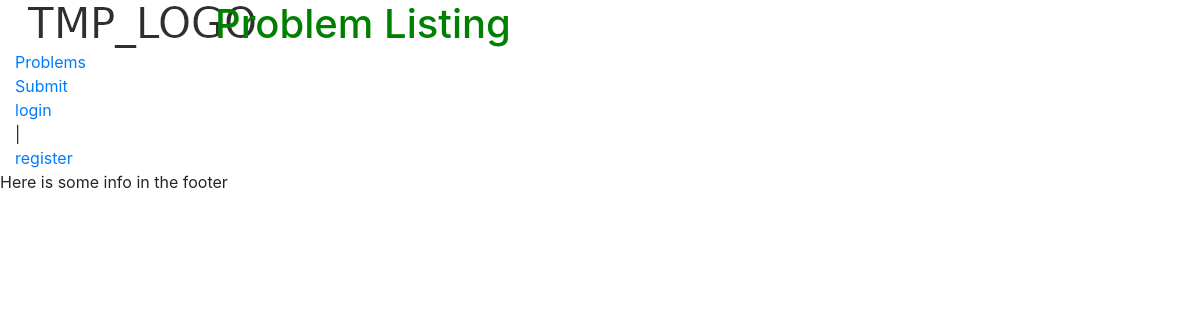
The app's page /submission/, older data.
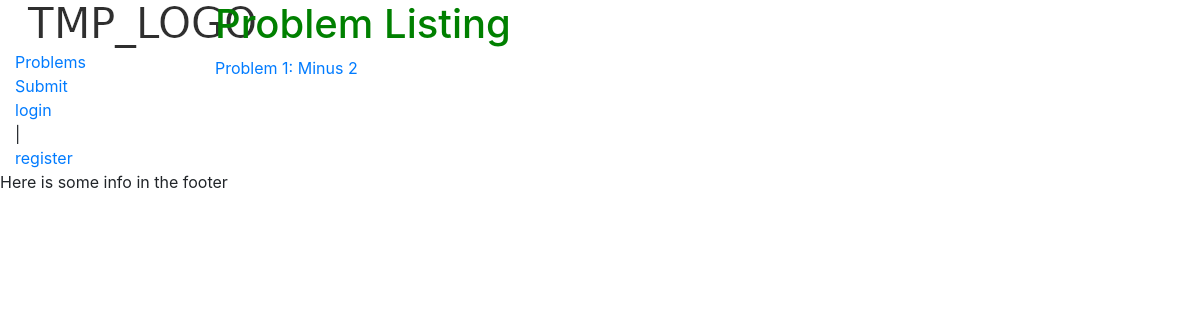
The same page, newer data.
### problem/models.py (models this page shows, shortened)
class ProblemModel(models.Model):
    name = models.CharField(max_length=100)
    authors = models.ManyToManyField(get_user_model())
    creation_time = models.DateTimeField(auto_now_add=True)
    problem_statement = models.TextField()
    def __str__(self):
        return self.name
    def submission_url(self):
        return reverse('submission:submission_view', args=[str(self.id)])

### submission/views.py (the view)
# urls.py: path('', views.problem_submission_index, name='submission_index')
def problem_submission_index(request):
    problems = ProblemModel.objects.all()
    if(len(problems) > 100):
        problems = problems[:100]
    context = {
        'problems' : problems
    }
    return render(request, 'submission/submission_index.html', context)

### submission/templates/submission/submission_index.html
{% extends 'base.html' %}
{% block content %}
<h1> Problem Listing </h1>
{% for problem in problems %}
<a href= "{{problem.submission_url}}"> {{problem}} </a>
{% endfor %}
{% endblock %}

Row changes from the older to the newer data that the page shows:
added ProblemModel: name "Problem 1: Minus 2"
